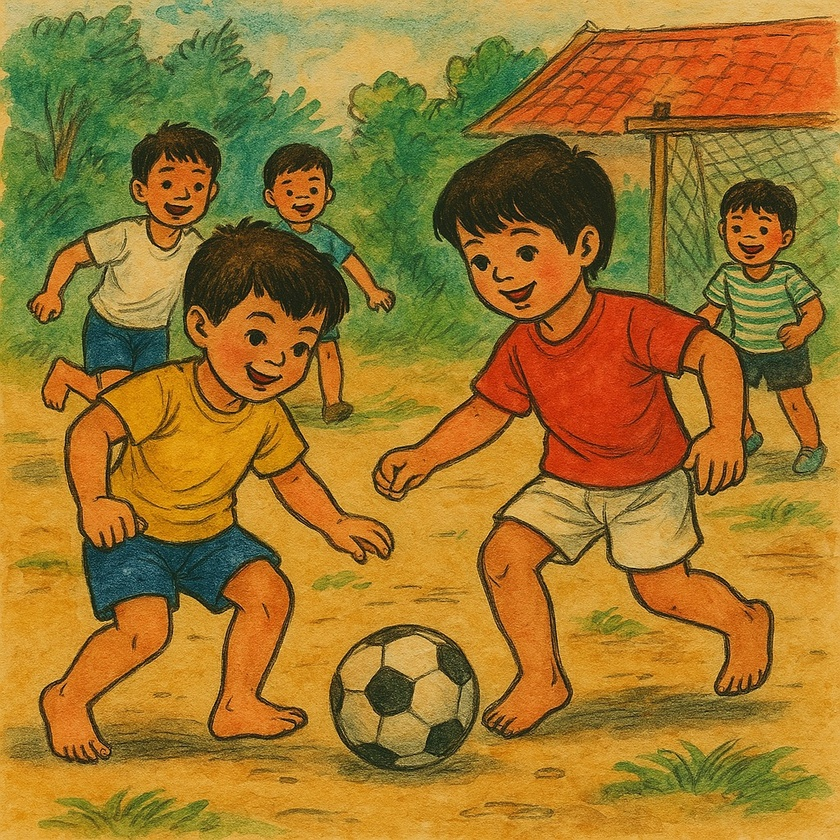
#> input picture Python/opencv/images/original.jpg, 840 x 840 px, shrunk from 1024 x 1024 before the run
$ python sketch3.py
#> lines starting #> are read from the running program, lines starting #| are printed output that depends on the picture; after the words box and inside, x2 and y2 are one past the last pixel; in counts of white or black regions, pixels touching at a corner belong together
"""
3. Thử nghiệm với Adaptive Threshold (ngưỡng thích nghi)
Thay vì Canny, bạn cũng có thể dùng Adaptive Threshold để tách vùng sáng/tối và giữ lại vùng “viền” rõ ràng:
"""

import cv2

img = cv2.imread('images/original.jpg')
#> img is the input picture: shape (840, 840, 3); mean B, G, R 44.9, 118.9, 157
if img is None:
    print("Không thể đọc ảnh.")
    exit()

gray = cv2.cvtColor(img, cv2.COLOR_BGR2GRAY)
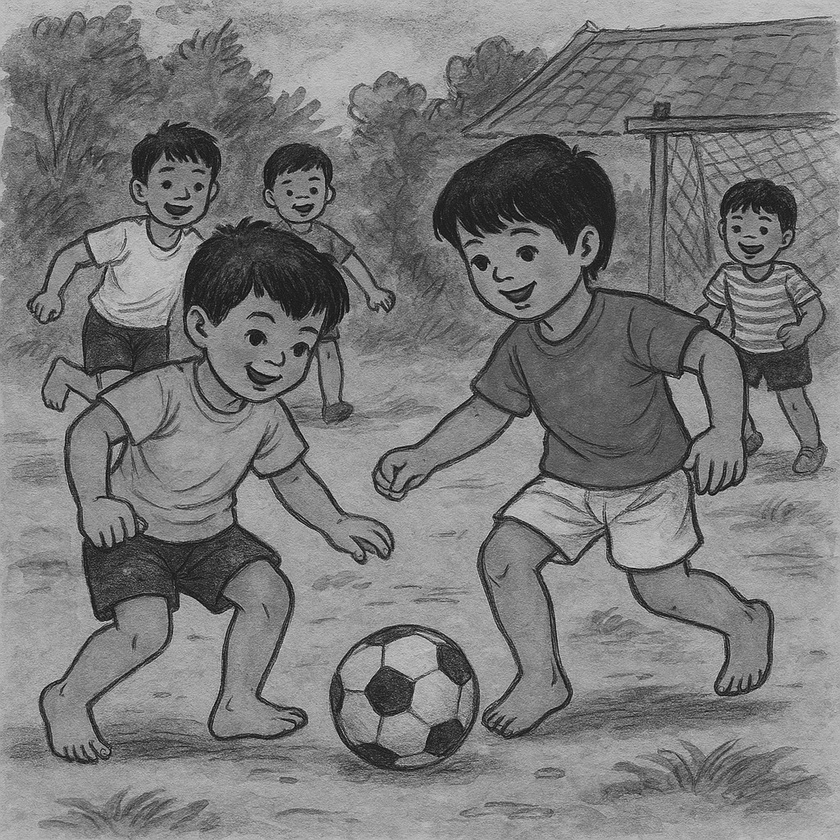
#> gray: shape (840, 840); min 4, max 229, mean 121.9

# Giảm nhiễu
gray = cv2.GaussianBlur(gray, (3,3), 0)

# Ngưỡng thích nghi
thresh = cv2.adaptiveThreshold(gray, 255,
                               cv2.ADAPTIVE_THRESH_MEAN_C,
                               cv2.THRESH_BINARY,
                               11, 2)
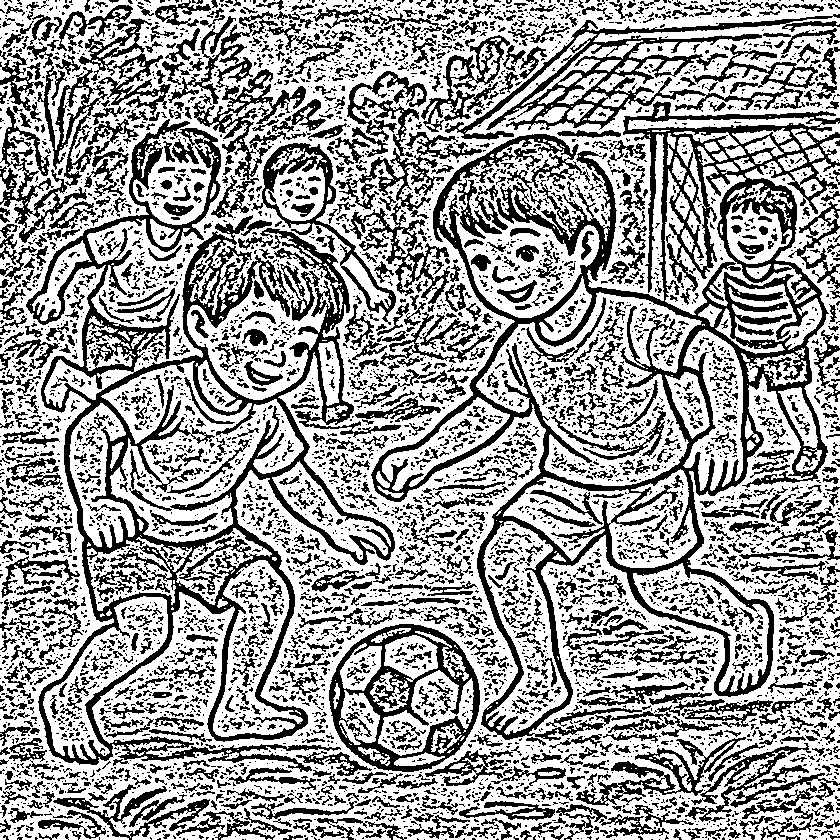
#> thresh: shape (840, 840); 62% white; 6153 black regions (4778 under 20 px), largest, box (x1, y1, x2, y2) and area: (371, 101, 840, 741) 45166, (26, 119, 401, 772) 36828, (445, 14, 840, 140) 9655

cv2.imwrite('images/line_art_thresh.jpg', thresh)
print("Đã lưu ảnh line_art_thresh.jpg")
